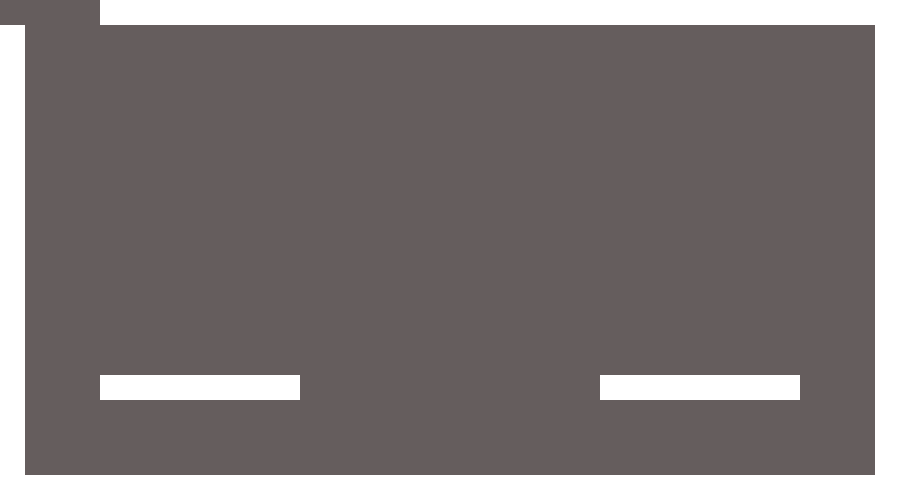

Rendered tile map (Tiled .tmx) drawn with the repository's tilesets; below, a short description and the map source with its tile grids summarised:
An orthogonal 36x20 tile map with 25x25 px tiles, 1 tile layer (CollisionLayer).

<map version="1.0" orientation="orthogonal" renderorder="right-down" width="36" height="20" tilewidth="25" tileheight="25" nextobjectid="1">
 <tileset firstgid="1" name="Arena" tilewidth="25" tileheight="25">
  <image source="../img/tilesets/backgroundArena.png" width="900" height="500" />
  <tile id="0">
   <properties>
    <property name="tileType" value="solid" />
   </properties>
  </tile>
  <tile id="38">
   <properties>
    <property name="tileType" value="air" />
   </properties>
  </tile>
 </tileset>
 <layer name="CollisionLayer" width="36" height="20">
  <data>[720 cells, 720 non-empty, 3 distinct tile ids]</data>
 </layer>
</map>
